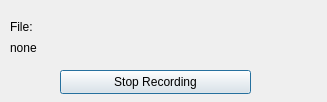
<?xml version="1.0" encoding="UTF-8"?>
<ui version="4.0">
 <class>RecordingClass</class>
 <widget class="QDialog" name="RecordingClass">
  <property name="geometry">
   <rect>
    <x>0</x>
    <y>0</y>
    <width>327</width>
    <height>102</height>
   </rect>
  </property>
  <property name="windowTitle">
   <string>Recording</string>
  </property>
  <property name="modal">
   <bool>true</bool>
  </property>
  <widget class="QLabel" name="label">
   <property name="geometry">
    <rect>
     <x>10</x>
     <y>20</y>
     <width>46</width>
     <height>14</height>
    </rect>
   </property>
   <property name="text">
    <string>File:</string>
   </property>
  </widget>
  <widget class="QLabel" name="filename">
   <property name="geometry">
    <rect>
     <x>10</x>
     <y>40</y>
     <width>301</width>
     <height>16</height>
    </rect>
   </property>
   <property name="text">
    <string>none</string>
   </property>
  </widget>
  <widget class="QPushButton" name="bnStopRec">
   <property name="geometry">
    <rect>
     <x>60</x>
     <y>70</y>
     <width>191</width>
     <height>24</height>
    </rect>
   </property>
   <property name="text">
    <string>Stop Recording</string>
   </property>
  </widget>
 </widget>
 <layoutdefault spacing="6" margin="11"/>
 <resources/>
 <connections/>
</ui>
